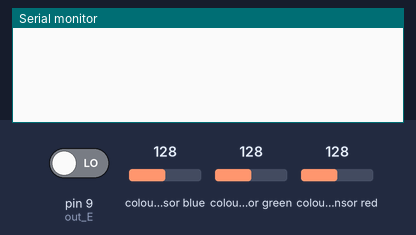
Bench run of a sketch on a simulated Arduino Uno, built with avr-gcc and run on an emulated ATmega328P. Parts: the last lines printed to the serial monitor. Wiring (inferred from the names in the program): TCS3200 colour sensor: output pin 8; S2 pin 10; S3 pin 11. The inputs (shaded band) are chosen by the test bench; at power-on: colour sensor green 128, colour sensor blue 128, pin 9 (out_E) LOW, colour sensor red 128.

Above: at 1.2 s.
1.3 s: colour sensor green set to 191
At 4.0 s:
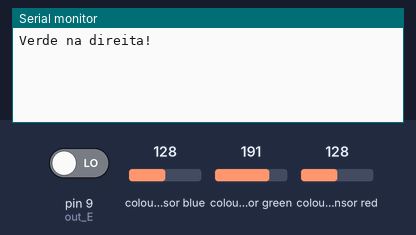
4.3 s: colour sensor blue set to 191
At 6.5 s:
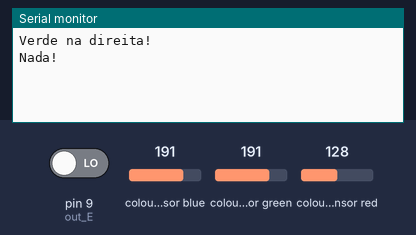

Measured:
- after the input at 1.3 s, the serial monitor: prints a new line after 1.7 s (image 1)
- after the input at 4.3 s, the serial monitor: prints a new line after 1.7 s (image 2)

The sketch:

teste_cor.ino
```cpp
//Pinos de conexao do modulo
const int s2 = 10;
const int s3 = 11;
const int out_E = 9;
const int out_D = 8;


//Variaveis cores
int red_E = 0;
int green_E = 0;
int blue_E = 0;
int red_D = 0;
int green_D = 0;
int blue_D = 0;

void setup()
{
  pinMode(s2, OUTPUT);
  pinMode(s3, OUTPUT);
  pinMode(out_D, INPUT);
  pinMode(out_E, INPUT);

  Serial.begin(9600);
}

void loop()
{
  //Detecta a cor
  color();

  /*
  //Mostra valores no serial monitor (esquerda)
  Serial.print("Vermelho :");
  Serial.print(red_E, DEC);
  Serial.print(" Verde : ");
  Serial.print(green_E, DEC);
  Serial.print(" Azul : ");
  Serial.print(blue_E, DEC);
  Serial.println();
  */

  /*
  //Mostra valores no serial monitor (direita)
  Serial.print("Vermelho :");
  Serial.print(red_D, DEC);
  Serial.print(" Verde : ");
  Serial.print(green_D, DEC);
  Serial.print(" Azul : ");
  Serial.print(blue_D, DEC);
  Serial.println();
  */


  //Verifica se a cor verde foi detectada
  if (green_D < red_D and green_D < blue_D and green_E < red_E and green_E < blue_E)
  {
    Serial.println("Verde em ambos!");
  }

  else if (green_D < red_D and green_D < blue_D)
  {
    Serial.println("Verde na direita!");
  }

  else if (green_E < red_E and green_E < blue_E)
  {
    Serial.println("Verde na esquerda!");
  }
  else {
    Serial.println("Nada!");
  }

}

void color()
{
  //Rotina que le o valor das cores
  digitalWrite(s2, LOW);
  digitalWrite(s3, LOW);
  //count OUT, pRed, RED
  red_E = pulseIn(out_E, digitalRead(out_E) == HIGH ? LOW : HIGH);
  red_D = pulseIn(out_D, digitalRead(out_D) == HIGH ? LOW : HIGH);
  digitalWrite(s3, HIGH);
  //count OUT, pBLUE, BLUE
  blue_E = pulseIn(out_E, digitalRead(out_E) == HIGH ? LOW : HIGH);
  blue_D = pulseIn(out_D, digitalRead(out_D) == HIGH ? LOW : HIGH);
  digitalWrite(s2, HIGH);
  //count OUT, pGreen, GREEN
  green_E = pulseIn(out_E, digitalRead(out_E) == HIGH ? LOW : HIGH);
  green_D = pulseIn(out_D, digitalRead(out_D) == HIGH ? LOW : HIGH);
}
```
